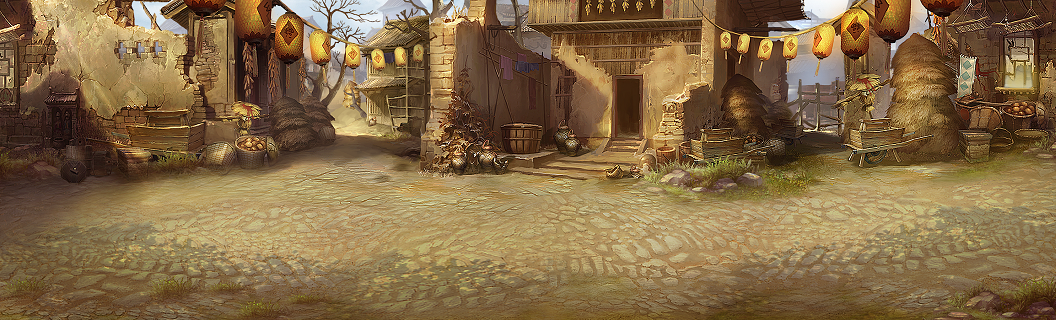

Below is a game level as drawn by its tile map, then a one-line description and the .tmx that defines it (tile-layer data replaced by summaries):
An orthogonal 33x10 tile map with 32x32 px tiles, 1 tile layer (块层 1).

<map version="1.0" orientation="orthogonal" width="33" height="10" tilewidth="32" tileheight="32">
 <tileset firstgid="1" name="3" tilewidth="32" tileheight="32">
  <image source="3.png" width="1066" height="320" />
 </tileset>
 <layer name="块层 1" width="33" height="10">
  <data>[330 cells, 330 non-empty, 330 distinct tile ids]</data>
 </layer>
</map>